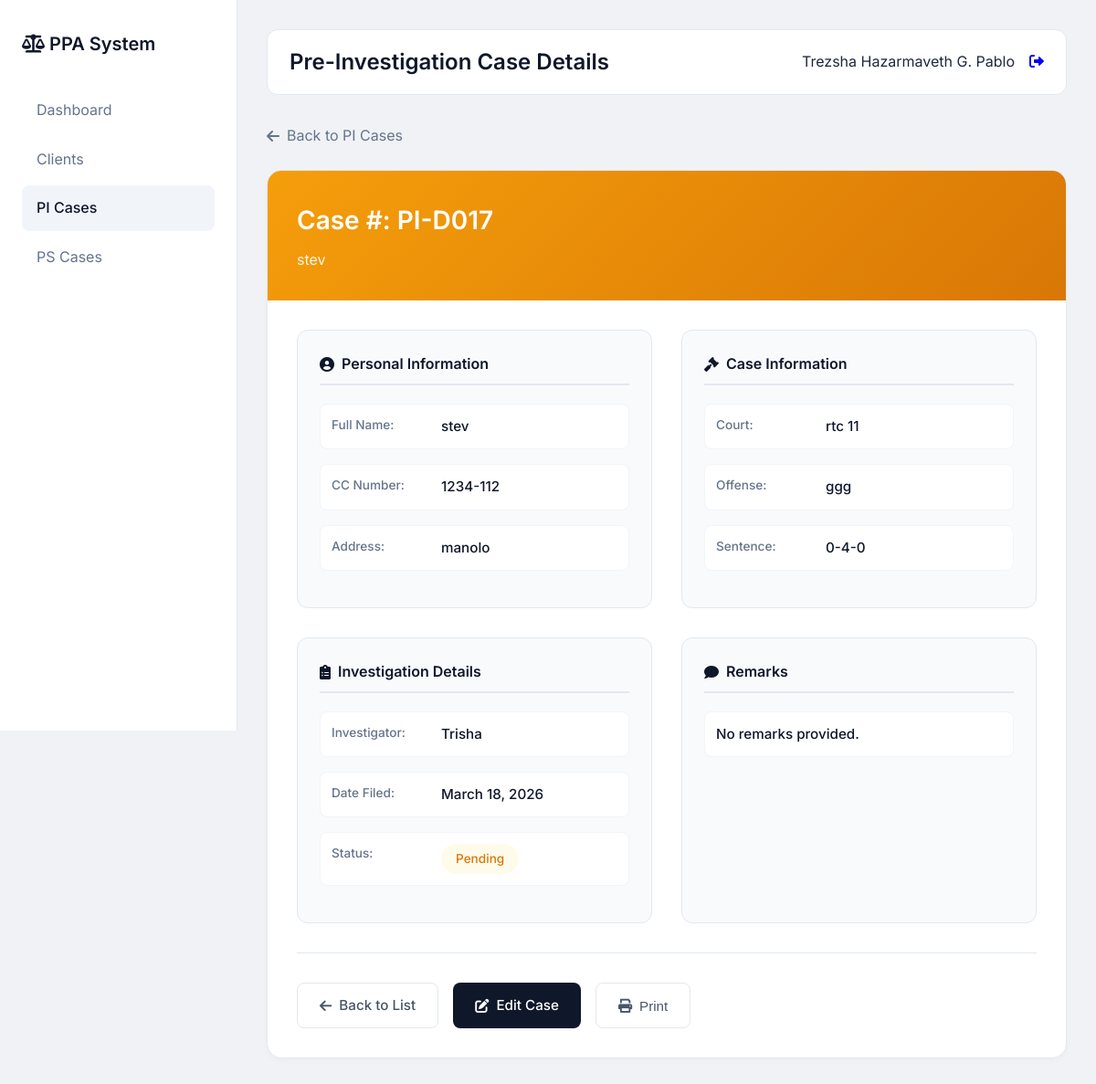
/pi_view.php?id=7 (signed in), run on the app's committed database.
### tables this page shows
CREATE TABLE `pre_investigation` (
  `id` int(11) NOT NULL,
  `docket_number` varchar(50) DEFAULT NULL,
  `name` varchar(255) NOT NULL,
  `cc_number` varchar(50) DEFAULT NULL,
  `court` varchar(255) DEFAULT NULL,
  `offense` text DEFAULT NULL,
  `sentence` text DEFAULT NULL,
  `address` text DEFAULT NULL,
  `investigator` varchar(255) DEFAULT NULL,
  `date_filed` date DEFAULT NULL,
  `status` enum('Pending','Approved','Rejected','For Review') DEFAULT 'Pending',
  `remarks` text DEFAULT NULL,
  `created_by` int(11) DEFAULT NULL,
  `created_at` timestamp NOT NULL DEFAULT current_timestamp(),
  `updated_at` timestamp NULL DEFAULT NULL ON UPDATE current_timestamp(),
  `client_id` int(11) DEFAULT NULL,
  `converted_to_ps` tinyint(4) DEFAULT 0
);

### pi_view.php (the view, shortened to what this page needs)
<?php
include 'config/database.php';
$id = $_GET['id'] ?? 0;
$user_role = $_SESSION['role'] ?? 'staff';
$can_edit = ($user_role == 'main' || $user_role == 'admin');
$fullname = $_SESSION['fullname'] ?? 'User';
$case = mysqli_query($conn, "SELECT * FROM pre_investigation WHERE id='$id'");
$row = mysqli_fetch_assoc($case);
?>
<!DOCTYPE html>
<html lang="en">
<head>
    <link rel="stylesheet" href="https://cdnjs.cloudflare.com/ajax/libs/font-awesome/6.0.0/css/all.min.css">
</head>
<body>
    <div class="app">
        <div class="sidebar">
            <div class="logo">
                <i class="fas fa-scale-balanced"></i> PPA System
            </div>
            <a href="dashboard.php" class="nav-item">Dashboard</a>
            <a href="clients.php" class="nav-item">Clients</a>
            <a href="pi_list.php" class="nav-item active">PI Cases</a>
            <a href="ps_list.php" class="nav-item">PS Cases</a>
        </div>
        <div class="main">
            <div class="top-bar">
                <h1 class="page-title">Pre-Investigation Case Details</h1>
                <div class="user-menu">
                    <span><?php echo $fullname; ?></span>
                    <a href="logout.php"><i class="fas fa-sign-out-alt"></i></a>
                </div>
            </div>
            <a href="pi_list.php" class="back-link">
                <i class="fas fa-arrow-left"></i> Back to PI Cases
            </a>
            <div class="case-card">
                <div class="case-header">
                    <div class="case-title">Case #: <?php echo $row['docket_number']; ?></div>
                    <div class="case-subtitle"><?php echo $row['name']; ?></div>
                </div>
                <div class="case-body">
                    <div class="info-grid">
                        <div class="info-section">
                            <div class="section-title">
                                <i class="fas fa-user-circle"></i>
                                Personal Information
                            </div>
                            <div class="info-row">
                                <span class="info-label">Full Name:</span>
                                <span class="info-value"><?php echo $row['name']; ?></span>
                            </div>
                            <div class="info-row">
                                <span class="info-label">CC Number:</span>
                                <span class="info-value"><?php echo $row['cc_number'] ?: 'N/A'; ?></span>
                            </div>
                            <div class="info-row">
                                <span class="info-label">Address:</span>
                                <span class="info-value"><?php echo $row['address']; ?></span>
                            </div>
                        </div>
                        <div class="info-section">
                            <div class="section-title">
                                <i class="fas fa-gavel"></i>
                                Case Information
                            </div>
                            <div class="info-row">
                                <span class="info-label">Court:</span>
                                <span class="info-value"><?php echo $row['court']; ?></span>
                            </div>
                            <div class="info-row">
                                <span class="info-label">Offense:</span>
                                <span class="info-value"><?php echo $row['offense']; ?></span>
                            </div>
                            <div class="info-row">
                                <span class="info-label">Sentence:</span>
                                <span class="info-value"><?php echo $row['sentence']; ?></span>
                            </div>
                        </div>
                        <div class="info-section">
                            <div class="section-title">
                                <i class="fas fa-clipboard-list"></i>
                                Investigation Details
                            </div>
                            <div class="info-row">
                                <span class="info-label">Investigator:</span>
                                <span class="info-value"><?php echo $row['investigator']; ?></span>
                            </div>
                            <div class="info-row">
                                <span class="info-label">Date Filed:</span>
                                <span class="info-value"><?php echo date('F d, Y', strtotime($row['date_filed'])); ?></span>
                            </div>
                            <div class="info-row">
                                <span class="info-label">Status:</span>
                                <span class="info-value">
                                    <span class="status-badge status-<?php echo $row['status']; ?>">
                                        <?php echo $row['status']; ?>
                                    </span>
                                </span>
                            </div>
                        </div>
                        <div class="info-section">
                            <div class="section-title">
                                <i class="fas fa-comment"></i>
                                Remarks
                            </div>
                            <div class="info-row">
                                <span class="info-value"><?php echo $row['remarks'] ?: 'No remarks provided.'; ?></span>
                            </div>
                        </div>
                    </div>
                    <div class="action-buttons">
                        <a href="pi_list.php" class="btn btn-secondary">
                            <i class="fas fa-arrow-left"></i> Back to List
                        </a>
                        <?php if($can_edit): ?>
                            <a href="pi_edit.php?id=<?php echo $id; ?>" class="btn btn-primary">
                                <i class="fas fa-edit"></i> Edit Case
                            </a>
                        <?php else: ?>
                            <span class="btn btn-disabled">
                                <i class="fas fa-lock"></i> Edit (View Only)
                            </span>
                        <?php endif; ?>
                        <button onclick="window.print()" class="btn btn-secondary">
                            <i class="fas fa-print"></i> Print
                        </button>
                    </div>
                </div>
            </div>
        </div>
    </div>
</body>
</html>

### pi_view.php (style rules this page uses)
* { margin: 0; padding: 0; box-sizing: border-box; }
body { font-family: 'Inter', sans-serif; background: #f0f2f5; color: #1e293b; line-height: 1.6; }
.app { display: flex; min-height: 100vh; }
.sidebar { width: 260px; background: white; border-right: 1px solid #e2e8f0; padding: 2rem 1.5rem; position: fixed; height: 100vh; }
.logo { font-weight: 600; font-size: 1.25rem; color: #0f172a; margin-bottom: 2rem; }
.nav-item { display: flex; align-items: center; gap: 0.75rem; padding: 0.75rem 1rem; color: #64748b; text-decoration: none; border-radius: 8px; margin-bottom: 0.25rem; }
.nav-item.active { background: #f1f5f9; color: #0f172a; font-weight: 500; }
.main { flex: 1; margin-left: 260px; padding: 2rem; }
.top-bar { background: white; border: 1px solid #e2e8f0; border-radius: 12px; padding: 1rem 1.5rem; margin-bottom: 2rem; display: flex; justify-content: space-between; align-items: center; }
.page-title { font-size: 1.5rem; font-weight: 600; color: #0f172a; }
.user-menu { display: flex; align-items: center; gap: 1rem; }
.back-link { display: inline-flex; align-items: center; gap: 0.5rem; color: #64748b; text-decoration: none; margin-bottom: 1.5rem; }
.case-card { background: white; border: 1px solid #e2e8f0; border-radius: 16px; overflow: hidden; box-shadow: 0 4px 6px rgba(0,0,0,0.02); }
.case-header { background: linear-gradient(135deg, #f59e0b 0%, #d97706 100%); padding: 2rem; color: white; }
.case-title { font-size: 1.75rem; font-weight: 600; margin-bottom: 0.5rem; }
.case-subtitle { font-size: 1rem; opacity: 0.9; }
.case-body { padding: 2rem; }
.info-grid { display: grid; grid-template-columns: repeat(2, 1fr); gap: 2rem; }
.info-section { background: #f8fafc; border-radius: 12px; padding: 1.5rem; border: 1px solid #e2e8f0; }
.section-title { font-size: 1rem; font-weight: 600; color: #0f172a; margin-bottom: 1.25rem; padding-bottom: 0.5rem; border-bottom: 2px solid #e2e8f0; display: flex; align-items: center; gap: 0.5rem; }
.info-row { display: flex; margin-bottom: 1rem; padding: 0.75rem; background: white; border-radius: 8px; border: 1px solid #f1f5f9; }
.info-label { width: 120px; font-size: 0.85rem; color: #64748b; font-weight: 500; }
.info-value { flex: 1; font-size: 0.95rem; color: #0f172a; font-weight: 500; }
.status-badge { display: inline-block; padding: 0.35rem 1rem; border-radius: 50px; font-size: 0.85rem; font-weight: 500; }
.status-Pending { background: #fffbeb; color: #d97706; }
.action-buttons { display: flex; gap: 1rem; margin-top: 2rem; padding-top: 2rem; border-top: 1px solid #e2e8f0; }
.btn { padding: 0.75rem 1.5rem; border-radius: 8px; font-size: 0.95rem; font-weight: 500; text-decoration: none; display: inline-flex; align-items: center; gap: 0.5rem; transition: all 0.2s; }
.btn-primary { background: #0f172a; color: white; }
.btn-secondary { background: white; color: #475569; border: 1px solid #e2e8f0; }

### data on the page
pre_investigation: docket_number "PI-D017", name "stev", cc_number "1234-112", address "manolo", court "rtc 11", offense "ggg", sentence "0-4-0", investigator "Trisha", date_filed "March 18, 2026", status "Pending", remarks "No remarks provided."

### other printed values
$fullname "Trezsha Hazarmaveth G. Pablo"
